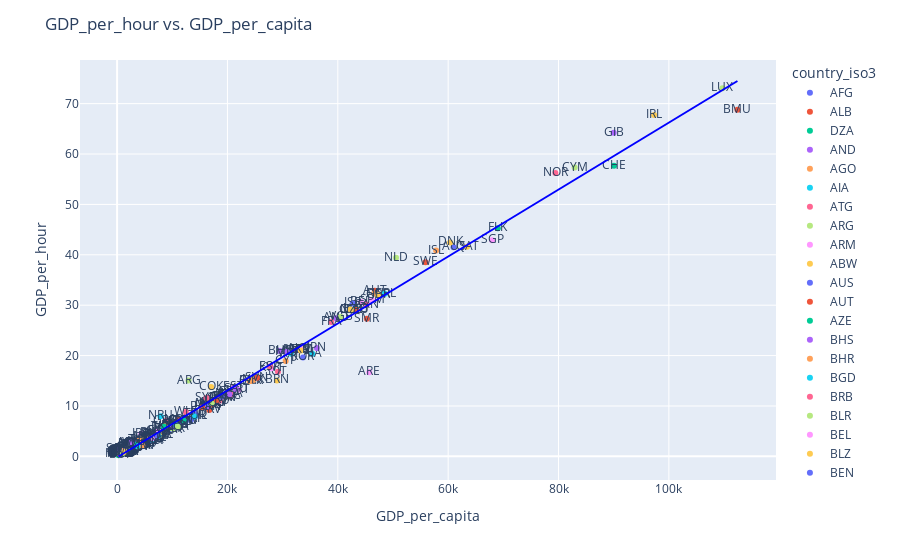

The code cell stored with this chart in its notebook:
### Markdown cell above
# See how well the prediction performed between the GDP per hour and the GDP per capita in order to check for outliners

### Code cell
#Build scatterplot of gdp_per_hour vs gdp_per_capita to show the performance of the regression model
fig = px.scatter(marged_comtrade_gdp_per_hour_per_gdpper_capita, x="GDP_per_capita_2022", y="GDP_per_hour", color='country_iso3', text='country_iso3')
fig.update_layout(
  title="GDP_per_hour vs. GDP_per_capita",
  xaxis_title="GDP_per_capita",
  yaxis_title="GDP_per_hour",
)
# Prepare the data for regression
x = marged_comtrade_gdp_per_hour_per_gdpper_capita['GDP_per_capita_2022']
y = marged_comtrade_gdp_per_hour_per_gdpper_capita['GDP_per_hour']

# Add a constant to the predictor variable for the intercept
x_with_constant = sm.add_constant(x)

# Fit the ordinary least squares regression model
model = sm.OLS(y, x_with_constant).fit()

# Get the regression line
x_reg = pd.Series(np.linspace(x.min(), x.max(), num=100))
x_reg_with_constant = sm.add_constant(x_reg)
y_reg = model.predict(x_reg_with_constant)

# Add trendline to the plot
fig.add_scatter(x=x_reg, y=y_reg, mode='lines', name='Trendline', line=dict(color='blue'))
fig.show()
